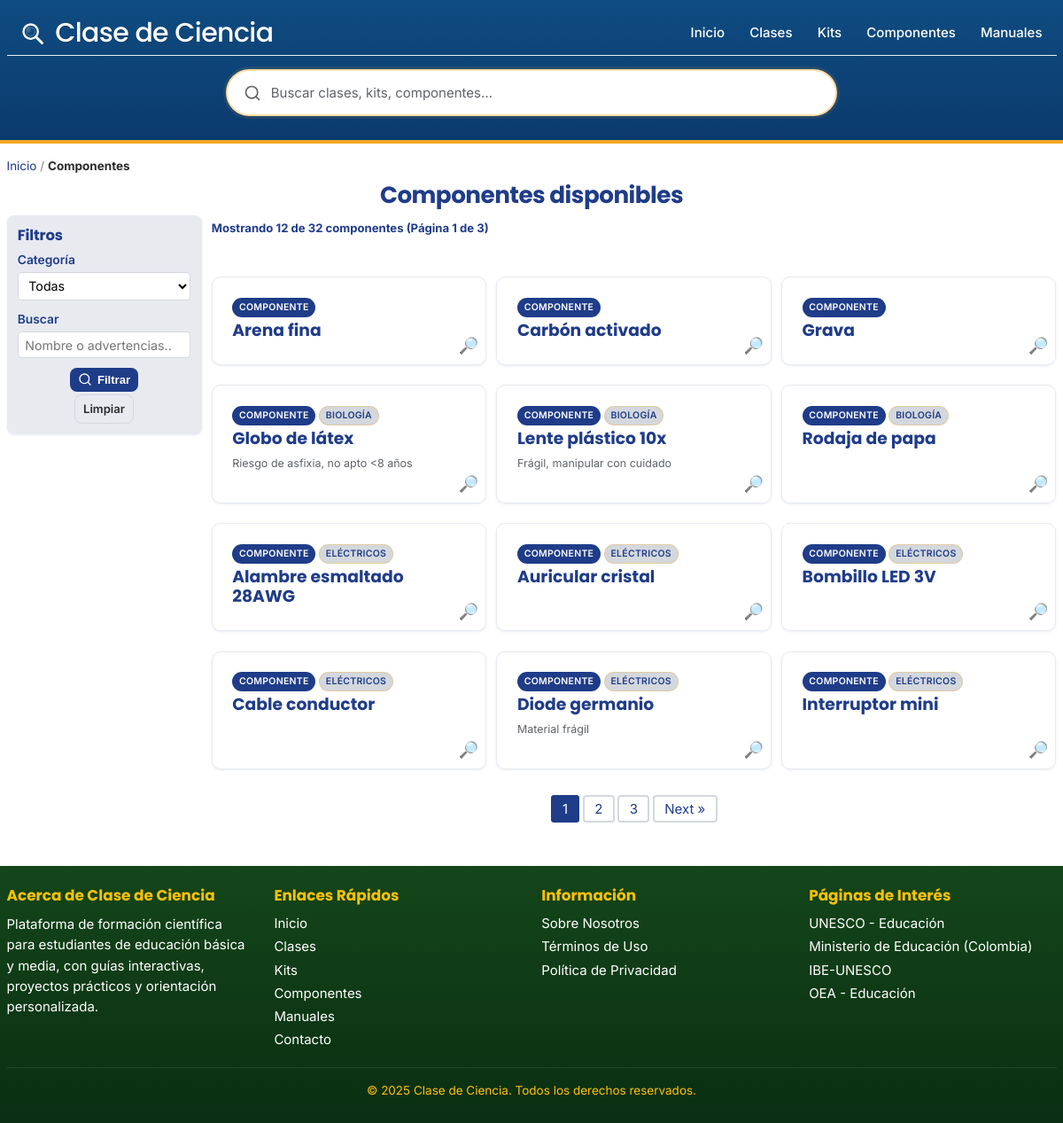
Page /componentes on the committed database.
### tables this page shows
CREATE TABLE `kit_items` (
  `id` int(11) NOT NULL,
  `nombre_comun` varchar(160) NOT NULL,
  `slug` varchar(191) DEFAULT NULL,
  `categoria_id` int(11) DEFAULT NULL,
  `advertencias_seguridad` text DEFAULT NULL,
  `descripcion_html` mediumtext DEFAULT NULL COMMENT 'Descripción en HTML del componente',
  `foto_url` varchar(255) DEFAULT NULL COMMENT 'URL de imagen representativa',
  `unidad` varchar(32) DEFAULT NULL,
  `sku` varchar(64) DEFAULT NULL
);

CREATE TABLE `categorias_items` (
  `id` int(11) NOT NULL,
  `nombre` varchar(120) NOT NULL,
  `slug` varchar(120) NOT NULL
);

### includes/materials-functions.php (called while the page is built, shortened)
<?php
function get_materials($pdo, $filters = [], $limit = null, $offset = 0) {
    $params = [];
    $where = ["1=1"];
    $joins = ["LEFT JOIN categorias_items cm ON m.categoria_id = cm.id"];
    $sql = "SELECT
                m.id,
                m.slug AS slug,
                m.nombre_comun AS common_name,
                NULL AS technical_name,
                m.advertencias_seguridad AS description,
                cm.nombre AS category_name,
                cm.slug AS category_slug,
                NULL AS category_icon
            FROM kit_items m
            " . implode(' ', $joins) . "
            WHERE " . implode(' AND ', $where) . "
            ORDER BY cm.nombre ASC, m.nombre_comun ASC";
    if ($limit !== null) {
        $sql .= " LIMIT ? OFFSET ?";
        $params[] = (int)$limit;
        $params[] = (int)$offset;
    }
    $stmt = $pdo->prepare($sql);
    $stmt->execute($params);
    return $stmt->fetchAll();
}
function count_materials($pdo, $filters = []) {
    $params = [];
    $where = ["1=1"];
    $joins = ["LEFT JOIN categorias_items cm ON m.categoria_id = cm.id"];
    $sql = "SELECT COUNT(*) AS total
            FROM kit_items m
            " . implode(' ', $joins) . "
            WHERE " . implode(' AND ', $where);
    $stmt = $pdo->prepare($sql);
    $stmt->execute($params);
    $row = $stmt->fetch();
    return (int)($row['total'] ?? 0);
}

### componentes.php (the view, shortened to what this page needs)
<?php
require_once 'config.php';
require_once 'includes/functions.php';
require_once 'includes/materials-functions.php';
$category = trim($_GET['category'] ?? '');
$q = trim($_GET['q'] ?? '');
$current_page = get_current_page();
$offset = get_offset($current_page);
$filters = [];
$items = get_materials($pdo, $filters, POSTS_PER_PAGE, $offset);
$total = count_materials($pdo, $filters);
include 'includes/header.php';
?>
<div class="container library-page">
    <div class="breadcrumb">
        <a href="/">Inicio</a> / <strong>Componentes</strong>
    </div>
    <h1><?= $q !== '' || $category !== '' ? 'Componentes filtrados' : 'Componentes disponibles' ?></h1>
    <div class="library-layout">
        <aside class="filters-sidebar">
            <h2>Filtros</h2>
            <form method="get" action="/componentes" class="filters-form">
                <div class="filter-group">
                    <label>Categoría</label>
                    <select name="category">
                        <option value="">Todas</option>
                    </select>
                </div>
                <div class="filter-group">
                    <label for="q">Buscar</label>
                    <input type="search" id="q" name="q" value="<?= h($q) ?>" placeholder="Nombre o advertencias..." />
                </div>
                <div class="filter-actions">
                    <button type="submit" class="btn btn-primary">
                        <svg width="16" height="16" viewBox="0 0 24 24" fill="none" stroke="currentColor" stroke-width="2" stroke-linecap="round" stroke-linejoin="round" aria-hidden="true" focusable="false" style="margin-right:6px;">
                            <circle cx="11" cy="11" r="8"></circle>
                            <path d="m21 21-4.35-4.35"></path>
                        </svg>
                        Filtrar
                    </button>
                    <a href="/componentes" class="btn btn-secondary">Limpiar</a>
                </div>
            </form>
        </aside>
        <div class="library-content">
            <div class="results-header">
                <p class="results-count">
                    Mostrando <?= count($items) ?> de <?= $total ?> componentes
                    <?php if ($total > POSTS_PER_PAGE): ?>
                        (Página <?= get_current_page() ?> de <?= ceil($total / POSTS_PER_PAGE) ?>)
                    <?php endif; ?>
                </p>
            </div>
            <?php if (empty($items)): ?>
            <div class="no-results">
                <p>No hay componentes con los criterios seleccionados.</p>
                <a href="/componentes" class="btn btn-secondary">Ver todos</a>
            </div>
            <?php else: ?>
            <div class="articles-grid">
                <?php foreach ($items as $it): ?>
                <article class="article-card" data-href="/<?= h($it['slug']) ?>">
                    <a class="card-link" href="/<?= h($it['slug']) ?>">
                        <div class="card-content">
                            <div class="card-meta">
                                <span class="section-badge">Componente</span>
                                <?php if (!empty($it['category_name'])): ?>
                                <span class="difficulty-badge" title="Categoría"><?= h($it['category_name']) ?></span>
                                <?php endif; ?>
                            </div>
                            <h3><?= h($it['common_name']) ?></h3>
                            <?php if (!empty($it['description'])): ?>
                            <p class="excerpt"><small><?= h($it['description']) ?></small></p>
                            <?php endif; ?>
                        </div>
                    </a>
                    <span class="card-magnify" aria-hidden="true">🔎</span>
                </article>
                <?php endforeach; ?>
            </div>
            <?php if ($total > POSTS_PER_PAGE): ?>
                <?= pagination($total, get_current_page(), '/componentes') ?>
            <?php endif; ?>
            <?php endif; ?>
        </div>
    </div>
</div>
<?php include 'includes/footer.php'; ?>

### rows in the picture
kit_items: nombre_comun "Arena fina"
kit_items: nombre_comun "Carbón activado"
kit_items: nombre_comun "Grava"
kit_items: categoria.nombre "BIOLOGÍA", nombre_comun "Globo de látex", advertencias_seguridad "Riesgo de asfixia, no apto <8 años"
kit_items: categoria.nombre "BIOLOGÍA", nombre_comun "Lente plástico 10x", advertencias_seguridad "Frágil, manipular con cuidado"
kit_items: categoria.nombre "BIOLOGÍA", nombre_comun "Rodaja de papa"
kit_items: categoria.nombre "ELÉCTRICOS", nombre_comun "Alambre esmaltado 28AWG"
kit_items: categoria.nombre "ELÉCTRICOS", nombre_comun "Auricular cristal"
kit_items: categoria.nombre "ELÉCTRICOS", nombre_comun "Bombillo LED 3V"
kit_items: categoria.nombre "ELÉCTRICOS", nombre_comun "Cable conductor"
kit_items: categoria.nombre "ELÉCTRICOS", nombre_comun "Diode germanio", advertencias_seguridad "Material frágil"
kit_items: categoria.nombre "ELÉCTRICOS", nombre_comun "Interruptor mini"

### other values in the picture
SITE_NAME "Clase de Ciencia"
count($items) "12"
$total "32"
get_current_page() "1"
ceil($total / POSTS_PER_PAGE) "3"
